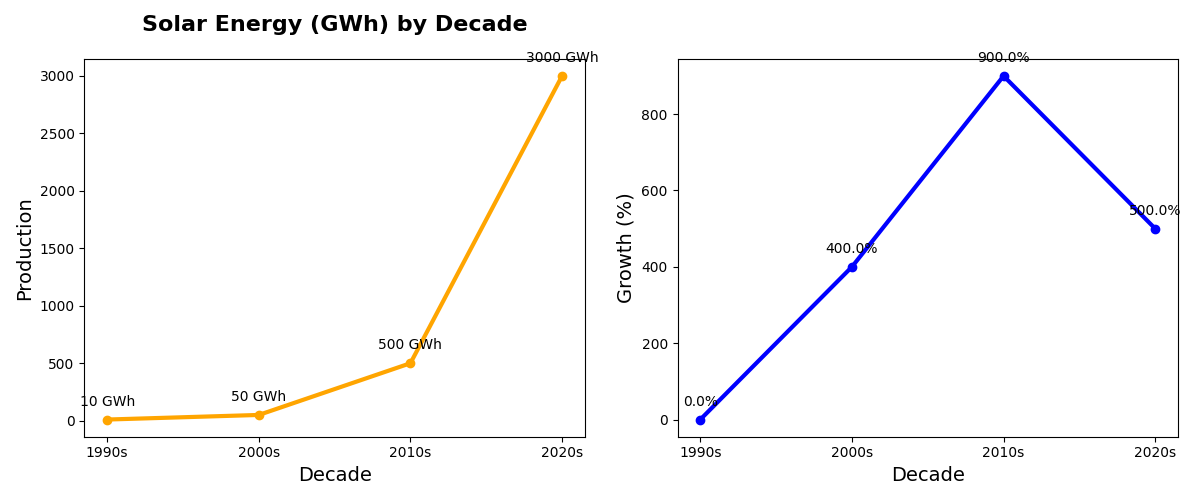

Here is the Python script that generated this plot:
import matplotlib.pyplot as plt
import numpy as np

decades = ['1990s', '2000s', '2010s', '2020s']
solar_production = np.array([10, 50, 500, 3000])

def calculate_growth(data):
    growth = []
    for i in range(1, len(data)):
        growth.append((data[i] - data[i-1]) / data[i-1] * 100)
    growth.insert(0, 0)
    return growth

growth_rates = calculate_growth(solar_production)

fig, axs = plt.subplots(1, 2, figsize=(12, 5))

axs[0].plot(decades, solar_production, marker='o', linestyle='-', linewidth=3, color='orange')
axs[0].set_title("Solar Energy (GWh) by Decade", fontsize=16, fontweight='bold', pad=20)
axs[0].set_xlabel("Decade", fontsize=14)
axs[0].set_ylabel("Production", fontsize=14)

for i, value in enumerate(solar_production):
    axs[0].annotate(f'{value} GWh', (decades[i], solar_production[i]),
                    textcoords="offset points", xytext=(0, 10), ha='center')

axs[1].plot(decades, growth_rates, marker='o', linestyle='-', linewidth=3, color='blue')
axs[1].set_xlabel("Decade", fontsize=14)
axs[1].set_ylabel("Growth (%)", fontsize=14)

for i, value in enumerate(growth_rates):
    axs[1].annotate(f'{value:.1f}%', (decades[i], growth_rates[i]), 
                    textcoords="offset points", xytext=(0, 10), ha='center')

plt.tight_layout()
plt.show()
